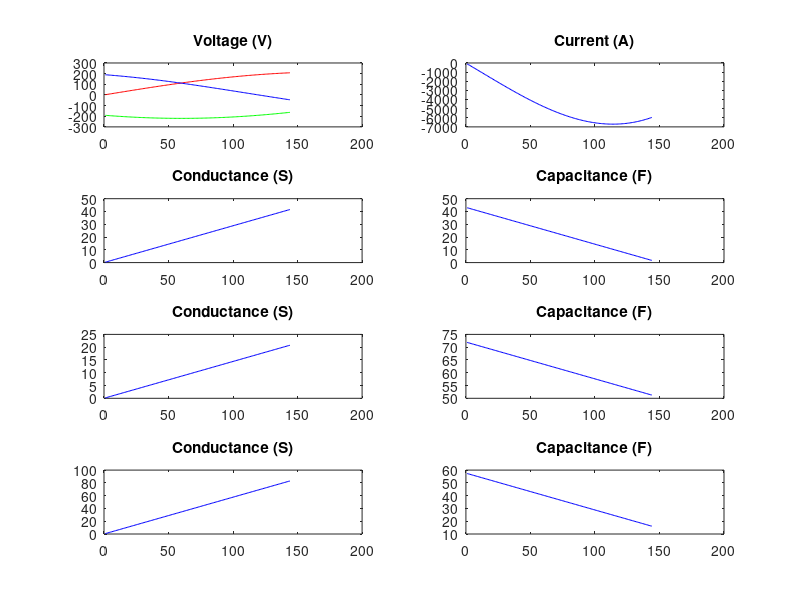
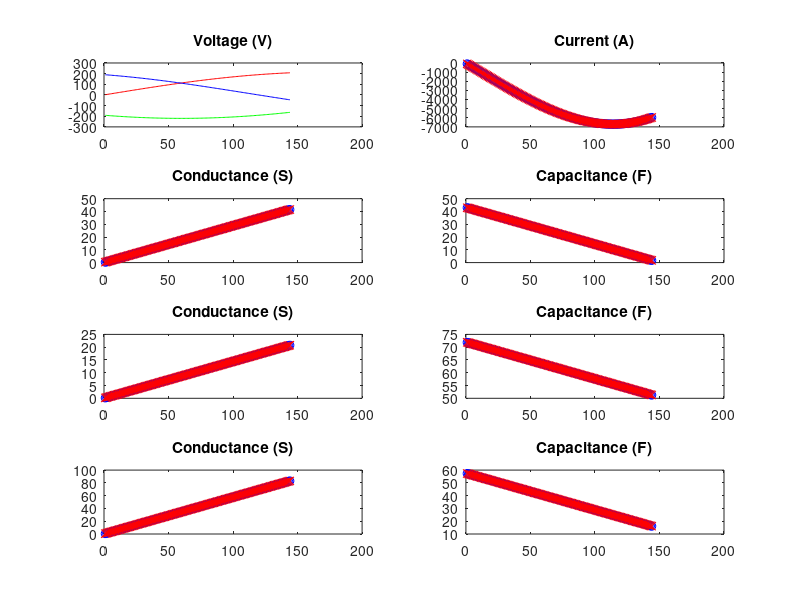
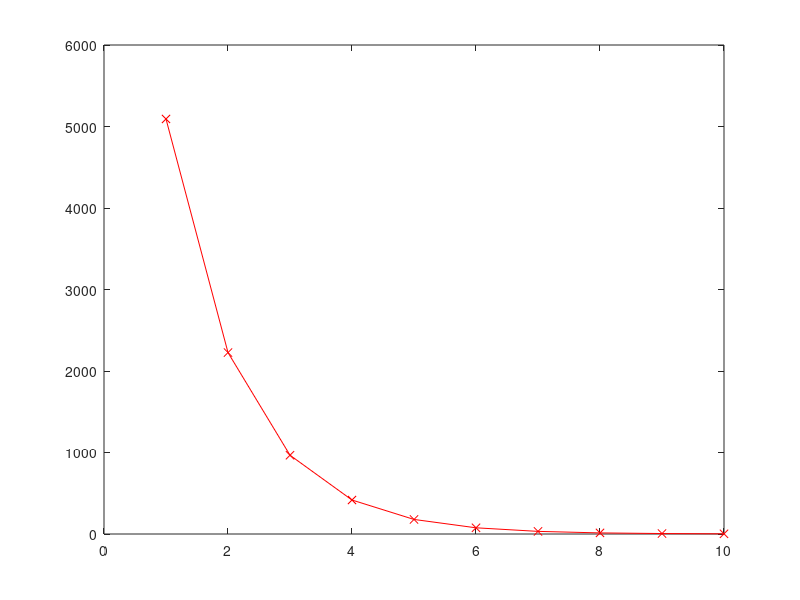

These charts were generated, in order, by the following MATLAB code:
function ret = rcmeter_3p()
  EpochMax = 1000;
  solvRate = 0.01;
  beta = 0.998;
  Cycl = 1;
  Len = 144;
  Vp = 220;
  w = 2*pi*Cycl/Len/5;

  n_t = 1:1:Len;
  a1_t = [ 0.0002 0.002 ];
  b1_t = [ 0.3 -0.002 ];
  a2_t = [ 0.0001 0.001 ];
  b2_t = [ 0.5 -0.001 ];
  a3_t = [ 0.0003 0.004 ];
  b3_t = [ 0.4 -0.002 ];

  a1th = length(a1_t);
  a2th = length(a2_t);
  a3th = length(a3_t);
  b1th = length(b1_t);
  b2th = length(b2_t);
  b3th = length(b3_t);
  vars_num =  a1th + b1th + a2th + b2th + a3th + b3th;

  V1_t = Vp*sin(w*n_t) + Vp*0.01*sin(3*w*n_t);
  V2_t = Vp*sin(w*n_t + 2*pi/3) + Vp*0.003*sin(5*w*n_t);
  V3_t = Vp*sin(w*n_t - 2*pi/3);

  dV1dn_t = w*Vp*cos(w*n_t) + 3*w*Vp*0.01*cos(3*w*n_t);
  dV2dn_t = w*Vp*cos(w*n_t + 2*pi/3) + 5*w*Vp*0.003*cos(5*w*n_t);
  dV3dn_t = w*Vp*cos(w*n_t - 2*pi/3);

  function ret = polyFunc(a, x)
    ret = 0;
    for m=1:1:length(x)
      for p=1:1:length(a)
        ret += a(p).*x.^(p-1);
      endfor
    endfor
  endfunction

  function ret = diff_polyFunc(a, x)
    ret = 0;
    for m=1:1:length(x)
      for p=1:1:length(a)
        ret += (p-1)*a(p).*x.^(p-2);
      endfor
    endfor
  endfunction

  function ret = Current(v, dvdn, g, c, dcdn)
    ret = ( g + dcdn ) .* v + c .* dvdn;
  endfunction

  function ret = ErrorSquare(it, ir, N)
    ret = 0;
    for m=N
      err = ir(m) - it(m);
      ret += err*err/length(N);
    endfor
    ret = sqrt(ret);
  endfunction

  function [g, c, dcdn] = refreshValues(a, b, x)
    g = polyFunc(a, x);
    c = polyFunc(b, x);
    dcdn = diff_polyFunc(b, x);
  endfunction

  function ret = Avg(val, len)
    ret = 0;
    for k=1:1:len
      ret += val(k)/len;
    endfor
  endfunction

  [G1_t, C1_t, dC1dn_t] = refreshValues(a1_t, b1_t, n_t);
  [G2_t, C2_t, dC2dn_t] = refreshValues(a2_t, b2_t, n_t);
  [G3_t, C3_t, dC3dn_t] = refreshValues(a3_t, b3_t, n_t);
  I_t = Current(V1_t, dV1dn_t, G1_t, C1_t, dC1dn_t) + ...
        Current(V2_t, dV2dn_t, G2_t, C2_t, dC2dn_t) + ...
        Current(V3_t, dV3dn_t, G3_t, C3_t, dC3dn_t);

  inputGraph = figure(1);
  subplot(4,2,1);
  plot(n_t, V1_t, 'r', n_t, V2_t, 'b',n_t, V3_t, 'g');
  title('Voltage (V)');
  subplot(4,2,2);
  plot(n_t, I_t, 'b');
  title('Current (A)');
  subplot(4,2,3);
  plot(n_t, G1_t, 'b');
  title('Conductance (S)');
  subplot(4,2,5);
  plot(n_t, G2_t, 'b');
  title('Conductance (S)');
  subplot(4,2,7);
  plot(n_t, G3_t, 'b');
  title('Conductance (S)');
  subplot(4,2,4);
  plot(n_t, C1_t, 'b');
  title('Capacitance (F)');
  subplot(4,2,6);
  plot(n_t, C2_t, 'b');
  title('Capacitance (F)');
  subplot(4,2,8);
  plot(n_t, C3_t, 'b');
  title('Capacitance (F)');

  function ret = dIda_k(p, N, v, dvdn)
    pn = p -1;
    ret = 0;
    for m=N
      ret += m^pn*v(m);
    endfor
    ret /= length(N);
  endfunction

  function ret = dIdb_k(p, N, v, dvdn)
    pn = p -1;
    ret = 0;
    for m=N
      ret += pn*m^(pn-1)*v(m) + m^pn*dvdn(m);
    endfor
    ret /= length(N);
  endfunction

  a1_r = zeros(size(a1_t));
  b1_r = zeros(size(b1_t));
  a2_r = zeros(size(a2_t));
  b2_r = zeros(size(b2_t));
  a3_r = zeros(size(a3_t));
  b3_r = zeros(size(b3_t));

  figure(3);
  errt = [];
  Irms = ErrorSquare(I_t, zeros(size(I_t)), n_t);

  for epoch=1:1:EpochMax
    [G1_r, C1_r, dC1dn_r] = refreshValues(a1_r, b1_r, n_t);
    [G2_r, C2_r, dC2dn_r] = refreshValues(a2_r, b2_r, n_t);
    [G3_r, C3_r, dC3dn_r] = refreshValues(a3_r, b3_r, n_t);

    I_r = Current(V1_t, dV1dn_t, G1_r, C1_r, dC1dn_r)+...
          Current(V2_t, dV2dn_t, G2_r, C2_r, dC2dn_r)+...
          Current(V3_t, dV3dn_t, G3_r, C3_r, dC3dn_r);
    Err = ErrorSquare(I_t, I_r, n_t);
    errt = [errt Err];
    plot(errt, 'rx-');
    drawnow;
    printf("%d) %.3f\r\n",epoch, Err);

    if ( Err == 0 ) break; end
    if epoch > 2
      if(errt(epoch) == 0)
        printf("Finish 1\r\n");
        break;
      end
      if( abs( Err / Irms ) < 0.001)
        printf("Finish 2\r\n");
        break;
      end
    end
    solvRate*=beta;

    # dI = dIda * da + dIdb * db
    # I_t0 - I_r0 = dIda * (a_r - a_r0) + dIdb * (b_r - b_r0)
    # B = [I_t0 - I_r0];
    # M = [dIda, dIdb];
    # x = [a_r - a_r0];
    # solv: B = M * x
    # a_r <- a_r + x;

    rows = vars_num;
    batchSize = rows ; #floor(Len/rows);
    M = [];
    B = [];
    B = [];
    for row= 1:1:rows
      ROW=[];
      n_r=((row-1)*batchSize)+1:1:(row*batchSize);
      for p=1:1:a1th
        ROW = [ROW, dIda_k(p, n_r, V1_t, dV1dn_t)];
      endfor

      for p=1:1:a2th
        ROW = [ROW, dIda_k(p, n_r, V2_t, dV2dn_t)];
      endfor

      for p=1:1:a3th
        ROW = [ROW, dIda_k(p, n_r, V3_t, dV3dn_t)];
      endfor

      for p=1:1:b1th
        ROW = [ROW, dIdb_k(p, n_r, V1_t, dV1dn_t)];
      endfor

      for p=1:1:b2th
        ROW = [ROW, dIdb_k(p, n_r, V2_t, dV2dn_t)];
      endfor

      for p=1:1:b3th
        ROW = [ROW, dIdb_k(p, n_r, V3_t, dV3dn_t)];
      endfor

      I_t0 = Current(V1_t(n_r), dV1dn_t(n_r), G1_t(n_r), C1_t(n_r), dC1dn_t(n_r)) +...
             Current(V2_t(n_r), dV2dn_t(n_r), G2_t(n_r), C2_t(n_r), dC2dn_t(n_r)) +...
             Current(V3_t(n_r), dV3dn_t(n_r), G3_t(n_r), C3_t(n_r), dC3dn_t(n_r));
      I_r0 = Current(V1_t(n_r), dV1dn_t(n_r), G1_r(n_r), C1_r(n_r), dC1dn_r(n_r)) +...
             Current(V2_t(n_r), dV2dn_t(n_r), G2_r(n_r), C2_r(n_r), dC2dn_r(n_r)) +...
             Current(V3_t(n_r), dV3dn_t(n_r), G3_r(n_r), C3_r(n_r), dC3dn_r(n_r));

      M = [M; ROW];
      B = [B; Avg(I_t0 - I_r0, batchSize)];
    endfor

    x_r = inv(M)*B;

    cursor=0;
    for p=1:1:a1th
      a1_r(p) += x_r(p+cursor)*solvRate;
    endfor
    cursor+=a1th;
    for p=1:1:a2th
      a2_r(p) += x_r(p+cursor)*solvRate;
    endfor
    cursor+=a2th;
    for p=1:1:a3th
      a3_r(p) += x_r(p+cursor)*solvRate;
    endfor
    cursor+=a3th;
    for p=1:1:b1th
      b1_r(p) += x_r(p+cursor)*solvRate;
    endfor
    cursor+=b1th;
    for p=1:1:b2th
      b2_r(p) += x_r(p+cursor)*solvRate;
    endfor
    cursor+=b2th;
    for p=1:1:b3th
      b3_r(p) += x_r(p+cursor)*solvRate;
    endfor
  endfor

  inputGraph = figure(2);
  subplot(4,2,1);
  plot(n_t, V1_t, 'r', n_t, V2_t, 'b',n_t, V3_t, 'g');
  title('Voltage (V)');
  subplot(4,2,2);
  plot(n_t, I_t, 'bo', n_t, I_r, 'rx');
  title('Current (A)');
  subplot(4,2,3);
  plot(n_t, G1_t, 'bo', n_t, G1_r, 'rx');
  title('Conductance (S)');
  subplot(4,2,5);
  plot(n_t, G2_t, 'bo', n_t, G2_r, 'rx');
  title('Conductance (S)');
  subplot(4,2,7);
  plot(n_t, G3_t, 'bo', n_t, G3_r, 'rx');
  title('Conductance (S)');
  subplot(4,2,4);
  plot(n_t, C1_t, 'bo', n_t, C1_r, 'rx');
  title('Capacitance (F)');
  subplot(4,2,6);
  plot(n_t, C2_t, 'bo', n_t, C2_r, 'rx');
  title('Capacitance (F)');
  subplot(4,2,8);
  plot(n_t, C3_t, 'bo', n_t, C3_r, 'rx');
  title('Capacitance (F)');

  printf("\r\nTrue Values\r\n");
  printf("G1 = %s\r\n",polyout(flip(a1_t), 'n'));
  printf("C1 = %s\r\n",polyout(flip(b1_t), 'n'));
  printf("G2 = %s\r\n",polyout(flip(a2_t), 'n'));
  printf("C2 = %s\r\n",polyout(flip(b2_t), 'n'));
  printf("G3 = %s\r\n",polyout(flip(a3_t), 'n'));
  printf("C3 = %s\r\n",polyout(flip(b3_t), 'n'));

  printf("\r\nEstimated Values\r\n");
  printf("G1 = %s\r\n",polyout(flip(a1_r), 'n'));
  printf("C1 = %s\r\n",polyout(flip(b1_r), 'n'));
  printf("G2 = %s\r\n",polyout(flip(a2_r), 'n'));
  printf("C2 = %s\r\n",polyout(flip(b2_r), 'n'));
  printf("G3 = %s\r\n",polyout(flip(a3_r), 'n'));
  printf("C3 = %s\r\n",polyout(flip(b3_r), 'n'));
endfunction
